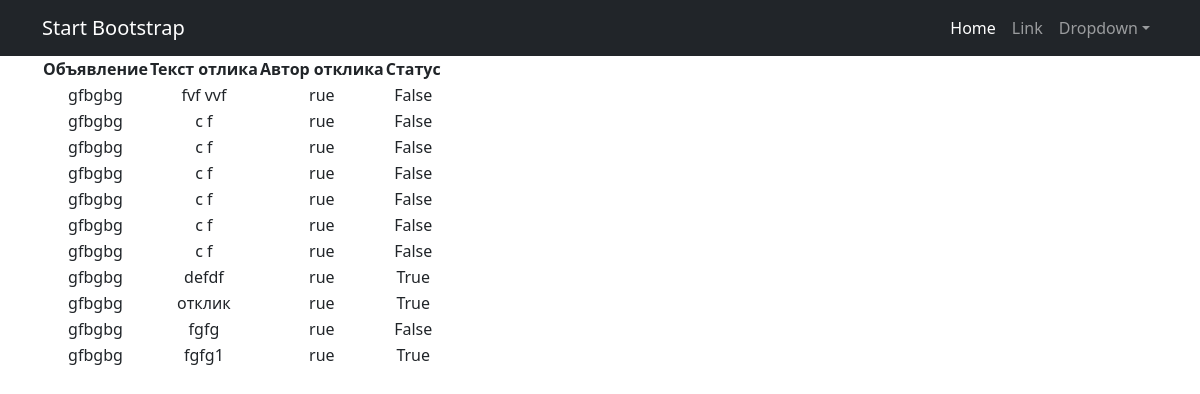
/posts/reply/8, run on the app's committed database.
### boardApp/models.py (models this page shows, shortened)
class Reply(models.Model):
    author = models.ForeignKey(User, on_delete=models.CASCADE)
    text = models.TextField()
    post = models.ForeignKey(Post, on_delete=models.CASCADE)
    status = models.BooleanField(default=False)

class Post(models.Model):
    TYPE = (
        ('tank', 'Танки'),
        ('heal', 'Хилы'),
        ('dd', 'ДД'),
        ('merchants', 'Торговцы'),
        ('guildmasters', 'Гилдмастеры'),
        ('qestgivers', 'Квестгиверы'),
        ('blacksmiths', 'Кузнецы'),
        ('leatherworkers', 'Кожевники'),
        ('potions', 'Зельевары'),
        ('spellmasters', 'Мастера заклинаний'),
    )
    author = models.ForeignKey(User, on_delete=models.CASCADE)
    title = models.CharField(max_length=64)
    text = models.TextField()
    category = models.CharField(max_length=14, choices=TYPE, default='tank')
    upload = models.FileField(upload_to='uploads/')

### boardApp/views.py (the view)
# urls.py: path('reply/<int:pk>', PostReplyList.as_view(), name='reply'),
class PostReplyList(ListView):
    model = Reply
    template_name = 'reply.html'
    context_object_name = 'replyses'
    def get_queryset(self):
        return Reply.objects.filter(post__pk=self.kwargs.get('pk'))

### templates/reply.html (shortened to what this page needs)
{% extends 'flatpages/default.html' %}
{% block content %}
    <table>
        <thead>
            <th> Объявление </th>
            <th> Текст отлика </th>
            <th>Автор отклика</th>
            <th>Статус</th>
        </thead>
        {% for reply in replyses %}
            <td>{{ reply.post.title }}</td>
            <td>{{ reply.text }}</td>
            <td>{{ reply.author }}</td>
            <td>{{ reply.status  }}</td>
        {% endfor %}
    </table>
{% endblock content %}

### data on the page
Reply: post "gfbgbg", text "fvf vvf", author "rue", status "False"
Reply: post "gfbgbg", text "c f", author "rue", status "False"
Reply: post "gfbgbg", text "c f", author "rue", status "False"
Reply: post "gfbgbg", text "c f", author "rue", status "False"
Reply: post "gfbgbg", text "c f", author "rue", status "False"
Reply: post "gfbgbg", text "c f", author "rue", status "False"
Reply: post "gfbgbg", text "c f", author "rue", status "False"
Reply: post "gfbgbg", text "defdf", author "rue", status "True"
Reply: post "gfbgbg", text "отклик", author "rue", status "True"
Reply: post "gfbgbg", text "fgfg", author "rue", status "False"
Reply: post "gfbgbg", text "fgfg1", author "rue", status "True"
